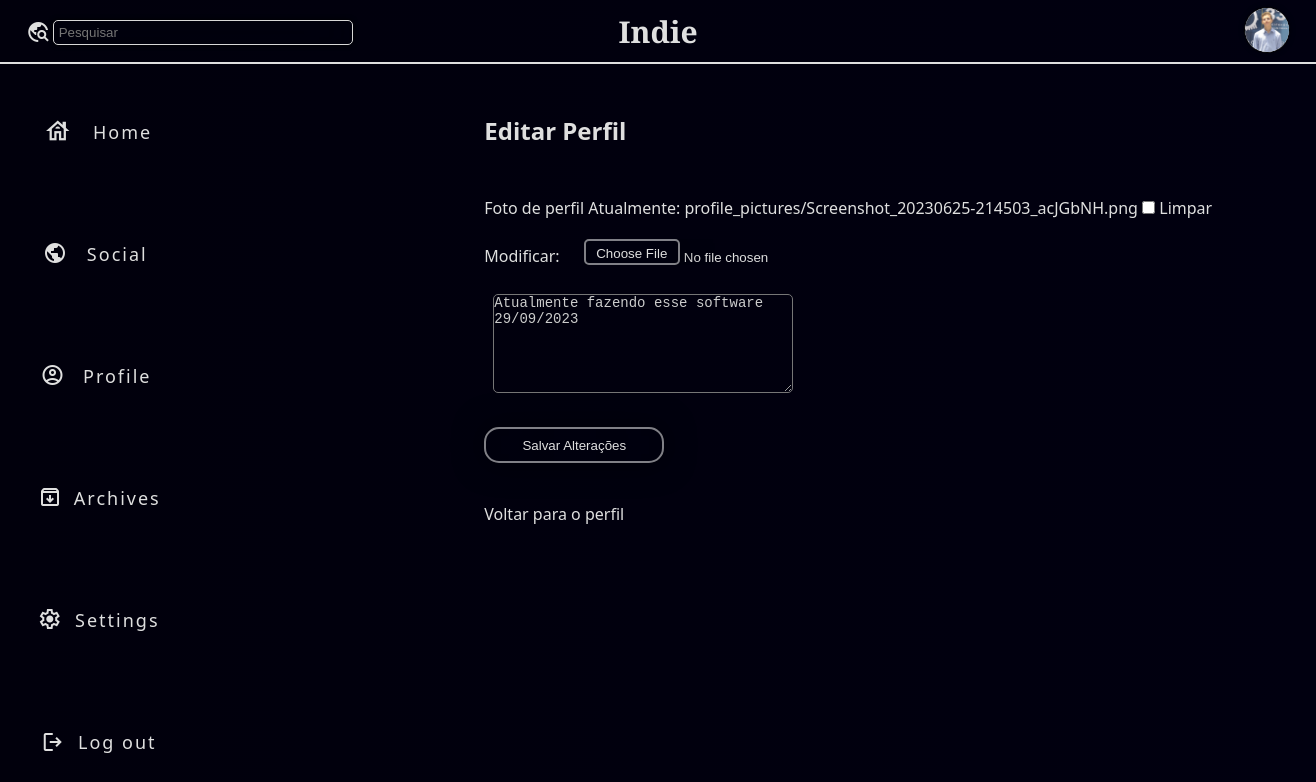
Page /files/edit_profile/ (signed in) on the committed database.
### storage_app/models.py (models this page shows, shortened)
class UserProfile(models.Model):
    user = models.OneToOneField(CustomUser, on_delete=models.CASCADE, related_name='profile')
    profile_picture = models.ImageField(upload_to='profile_pictures/', blank=True, null=True)
    bio = models.TextField(max_length=200, blank=True)
    following = models.ManyToManyField(CustomUser, related_name='followers', blank=True)

### storage_app/views.py (the view)
# urls.py: path('edit_profile/', views.edit_profile, name='edit_profile'),
@login_required(login_url='indie_app:login')
def edit_profile(request):
    user_profile, created = UserProfile.objects.get_or_create(user=request.user)
    user = request.user
    profile = user.profile
    if request.method == 'POST':
        form = UserProfileForm(request.POST, request.FILES, instance=profile)
        if form.is_valid():
            form.save()
            return redirect('storage_app:userprofile', user_id=user.id)
    else:
        form = UserProfileForm(instance=profile)
    context = {
        'user_profile': user_profile,
        'profile': profile,
        'form': form
    }
    return render(request, 'main/edit_profile.html', context)

### storage_app/forms.py
class UserProfileForm(forms.ModelForm):
    class Meta:
        model = UserProfile
        fields = ['profile_picture', 'bio']
        labels = {
            'profile_picture': _('Foto de perfil'),
            'bio': _('Biografia'),
        }
        help_texts = {
            'profile_picture': _('Faça upload de uma foto de perfil (opcional).'),
        }
    def __init__(self, *args, **kwargs):
        super().__init__(*args, **kwargs)
        self.fields['profile_picture'].widget.attrs['class'] = 'profile_picture_class'
        self.fields['bio'].widget.attrs['class'] = 'class_bio_edit'  # Adicione a classe CSS aqui
        self.fields['bio'].widget.attrs['placeholder'] = 'Escreva sua bio'

### indie_app/context_processors.py (called while the page is built)
def user_profile(request):
    if request.user.is_authenticated:
        user_profile = CustomUser.objects.get(username=request.user.username)
        return {'user_profile': user_profile}
    return {}

### templates/main/edit_profile.html (shortened to what this page needs)
{% extends 'base.html' %}
{% load humanize %}
{% load static %}
{% block content %}
<!DOCTYPE html>
<html lang="en">
<head>
    <link rel="stylesheet" href="{% static 'css/main/edit_profile.css' %}">
</head>
<body>
    <section class="main_edit_profile">
      <section class="left_lane">
        <ul class="nav-list2">
          <li class="li_nav">
            <a id="l" name="notific" href="{% url 'indie_app:main' %}">
              <span id="notific" class="material-symbols-outlined">
                </span>
                Home
            </a>
          </li>
          <li class="li_nav">
            <a id="l" name="social"  href="{% url 'letter_app:inbox' %}"> <span id="social" class='material-symbols-outlined'>
            </span>Social</a>
          </li>
          <li class="li_nav">
            <a id="l" name="profile" href="{% url 'storage_app:userprofile' user_id=request.user.id %}">
              <span id="profile" class='material-symbols-outlined'>
              </span>Profile
            </a>
          </li>
          <li class="li_nav">
            <a id="l" name="archives"  href="{% url 'storage_app:library' %}"> <span id="archives" class='material-symbols-outlined'>
            </span>Archives</a>
          </li>
          <li class="li_nav">
            <a id="l" name="settings"  href="#"> <span id="settings" class='material-symbols-outlined'>
            </span>Settings</a>
          </li>
          <li class="li_nav">
            <a id="l" name="logout"  href="{% url 'indie_app:logout' %}"> <span id="logout" class='material-symbols-outlined'>
            </span>Log out</a>
          </li>
        </ul>
      </section>
        <section class="edit-profile-container">
        <h2 class="edit_profile_txt_principal">Editar Perfil</h2>
        <form method="post" enctype="multipart/form-data">
            {{ form.profile_picture.label }}
            {{ form.profile_picture }}
            <p>{{ form.bio }}</p>
            <button type="submit" class="btn_save_changes">Salvar Alterações</button>
        </form>
        <p><a href="{% url 'storage_app:userprofile' profile.user.id %}">Voltar para o perfil</a></p>
        </section>
    </section>
</body>
</html>
{% endblock %}

### templates/base.html (shortened to what this page needs)
{% load humanize %}
{% load static %}
<!DOCTYPE html>
<html lang="pt-br">
<head>
    <link rel="stylesheet" href="{% static 'css/main/estruturamain.css' %}">
    <link rel="stylesheet" href="{% static 'css/main/feed.css' %}">
</head>
<body>
  <header>
      <nav>
        <h1 class="nomelogo"><a href="{% url 'indie_app:main' %}">Indie</a></h1>
        <article>
          <form action="#" ><input type="search" class="pesquisamain" placeholder="Pesquisar"></form>
          <span class="material-symbols-outlined" id="searchicon">
          </span>
        </article>
        <a class="logo" href="{% url 'storage_app:userprofile' user_id=request.user.id %}">
          {% if user_profile.profile_picture %}
            <article class="circle"><img src="{{ user_profile.profile_picture.url }}" alt="Foto de Perfil" class="perfilf"></article>
          {% else %}
            <article class="circle"><img src="{% static 'img/whyman.png' %}" alt="Foto de Perfilp" class="perfilf"></article>
          {% endif %}
        </a>
      </nav>
  </header>
    {% block content %}
    {% endblock %}
</body>
</html>

### static/css/main/estruturamain.css (style rules this page uses)
:root { --letrasClaras: #dfdfdf; --letrasAzuis: rgb(0, 0, 19); --fundoAzul: linear-gradient(to right, rgb(1, 0, 12), rgb(1, 0, 14), rgb(1, 0, 16)); --fundoBranco: linear-gradient(to right, rgb(245, 245, 245), rgb(235, 235, 235), rgb(225, 225, 225)); --fundoIndigo: linear-gradient(to right, #223f55, #213e54, #25445d); }
* { margin: 0; padding: 0; }
html { background: var(--fundoAzul); }
body { font-family: system-ui, -apple-system, BlinkMacSystemFont, 'Segoe UI', Roboto, Oxygen, Ubuntu, Cantarell, 'Open Sans', 'Helvetica Neue', sans-serif; overflow-x: hidden; }
a { color: var(--letrasClaras); text-decoration: none; transition: 0.3s; }
nav { display: flex; justify-content: space-around; align-items: center; font-family: system-ui, -apple-system, Helvetica, Arial, sans-serif; height: 8vh; border-bottom: 2px solid var(--letrasClaras); color: var(--letrasClaras); }
.nomelogo { font-family: 'Playfair Display', serif; text-align: center; position: absolute; font-size: 30px; }
.pesquisamain { padding: 5px; position: absolute; border-radius: 5px; background: transparent; backdrop-filter: blur(20px); color: var(--letrasClaras); border: 1px solid rgb(215, 215, 215); box-shadow: 0 0 5px 0 rgba(0, 0, 0, 1); height: 25px; width: 300px; top: 2.5vh; left: 4vw; }
#searchicon { position: absolute; color: var(--fundoBranco); left: 2vw; top: 2.5vh; }
.perfilf { max-width: 46px; max-height: 46px; width: auto; height: auto; border-radius: 50%; position: absolute; right: 2vw; top: 0.85vh; border: 1px solid black; background-color: var(--letrasClaras); box-shadow: 0 0 5px 0 rgba(0, 0, 0, 0.5); }
.nav-list2 { font-family: system-ui, -apple-system, Helvetica, Arial, sans-serif; font-size: 18px; position: relative; top: 0vh; left: -22vw; width: 20vw; height: 92vh; letter-spacing: 2px; display: flex; list-style: none; flex-direction: column; align-items: center; justify-content: space-around; transform: translateX(100%); transition: transform 0.3s ease-in; }
#notific { font-size: 28px; position: relative; bottom: -0.75vh; left: -1.1vw; }
#social { position: relative; bottom: -0.6vh; left: -1.5vw; }
#profile { position: relative; bottom: -0.6vh; left: -1.4vw; }
#archives { position: relative; bottom: -0.6vh; left: -0.9vw; }
#settings { position: relative; bottom: -0.6vh; left: -1vw; }
#logout { position: relative; bottom: -0.7vh; left: -1vw; }
.l, #l { cursor: pointer; padding: 0px; }

### static/css/main/feed.css (style rules this page uses)
:root { --letrasClaras: #dfdfdf; --letrasAzuis: rgb(0, 0, 19); --fundoAzul: linear-gradient(to right, rgb(1, 0, 12), rgb(1, 0, 14), rgb(1, 0, 16)); --fundoBranco: linear-gradient(to right, rgb(245, 245, 245), rgb(235, 235, 235), rgb(225, 225, 225)); --fundoIndigo: linear-gradient(to right, #223f55, #213e54, #25445d); }
.perfilf { width: 100%; height: 100%; position: absolute; border-radius: 50%; object-fit: cover; }

### static/css/main/edit_profile.css (style rules this page uses)
:root { --letrasClaras: #dfdfdf; --letrasAzuis: rgb(0, 0, 19); --fundoAzul: linear-gradient(to right, rgb(1, 0, 12), rgb(1, 0, 14), rgb(1, 0, 16)); --fundoBranco: linear-gradient(to right, rgb(245, 245, 245), rgb(235, 235, 235), rgb(225, 225, 225)); --fundoIndigo: linear-gradient(to right, #223f55, #213e54, #25445d); }
* { margin: 0; padding: 0; box-sizing: border-box; }
body { font-family: system-ui, -apple-system, Helvetica, Arial, sans-serif; background-image: var(--fundoAzul); color: var(--letrasClaras); }
.main_edit_profile { display: flex; }
.edit-profile-container { height: 100%; width: 80%; margin: 50px; position: relative; left: 5vw; }
.left_lane { flex: 20%; width: 20%; }
.class_bio_edit { background-color: transparent; color: #ccc; border-radius: 5px; font-size: 14px; height: 99px; width: 300px; margin: 9px; }
.edit_profile_txt_principal { margin-bottom: 50px; }
.profile_picture_class { margin: 20px; }
.btn_save_changes { background: transparent; border: 2px solid rgba(255, 255, 255, .5); color: var(--letrasClaras); border-radius: 15px; backdrop-filter: blur(50px); box-shadow: 0 0 30px rgba(0, 0, 0, .5); text-align: center; justify-content: center; align-items: center; vertical-align: bottom; margin-top: 20px; margin-bottom: 40px; height: 36px; width: 180px; transition: transform 0.3s ease-in; }
@media screen and (min-width: 999px) { .edit-profile-container { left: 13vw; } }

### rows in the picture
UserProfile: profile_picture (picture), bio "Atualmente fazendo esse software 29/09/2023"
